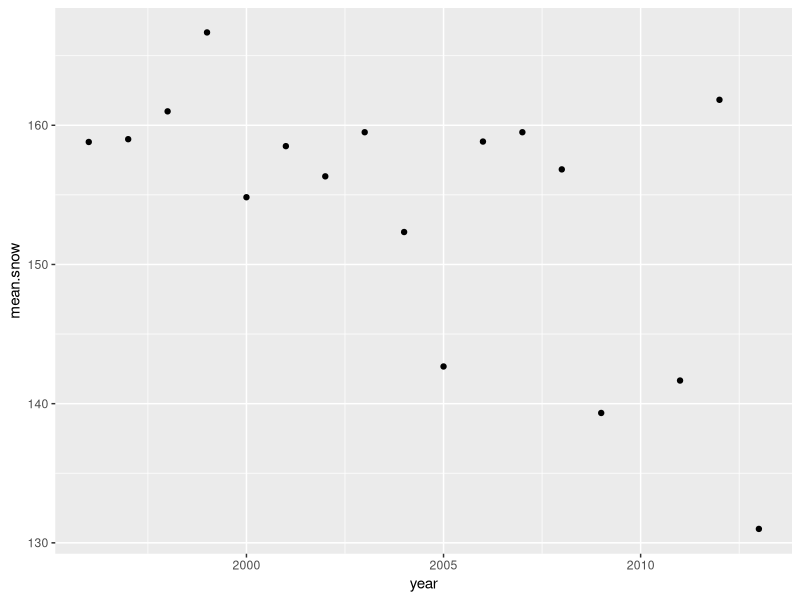
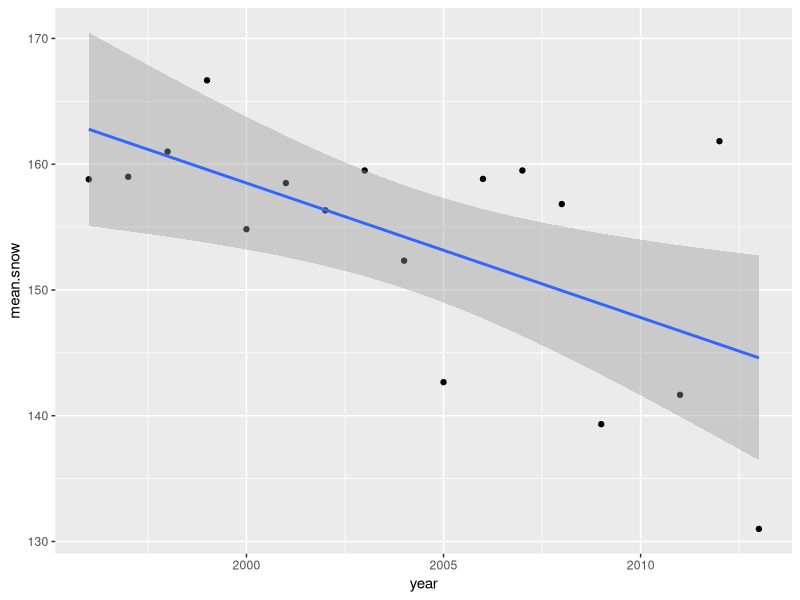
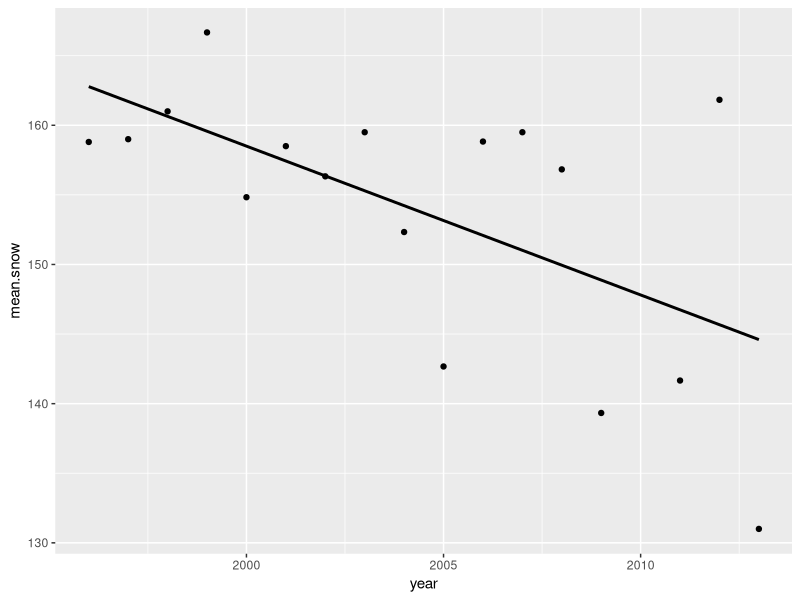
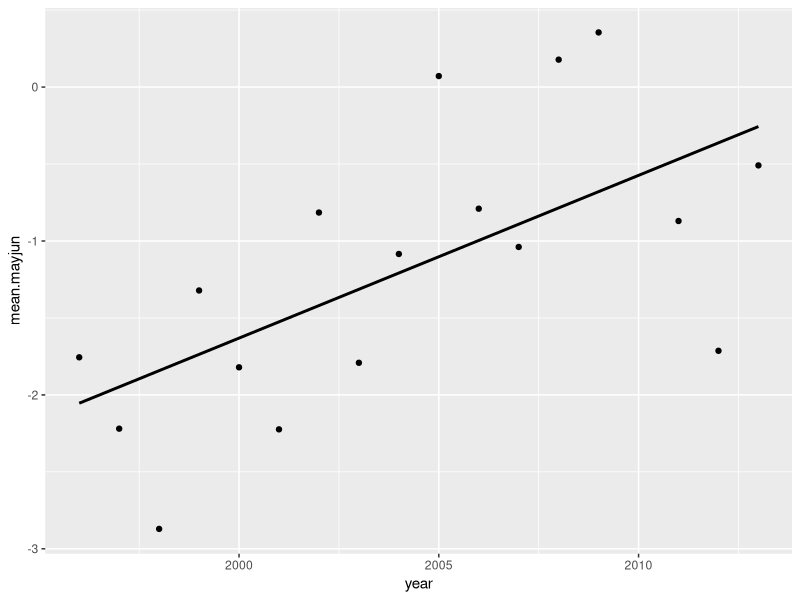
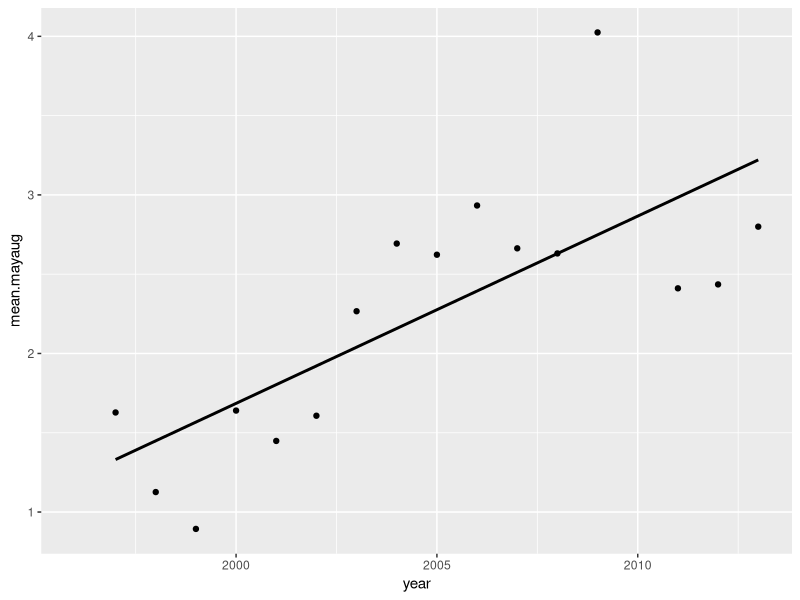
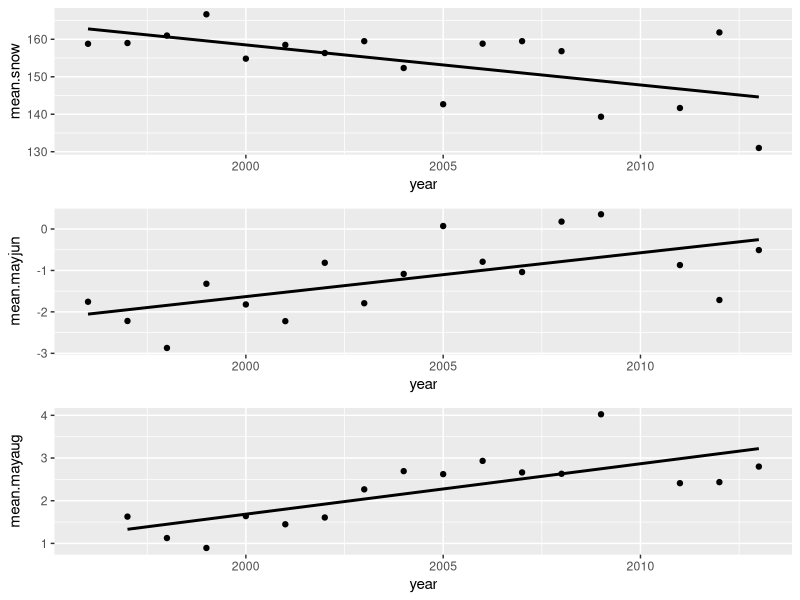
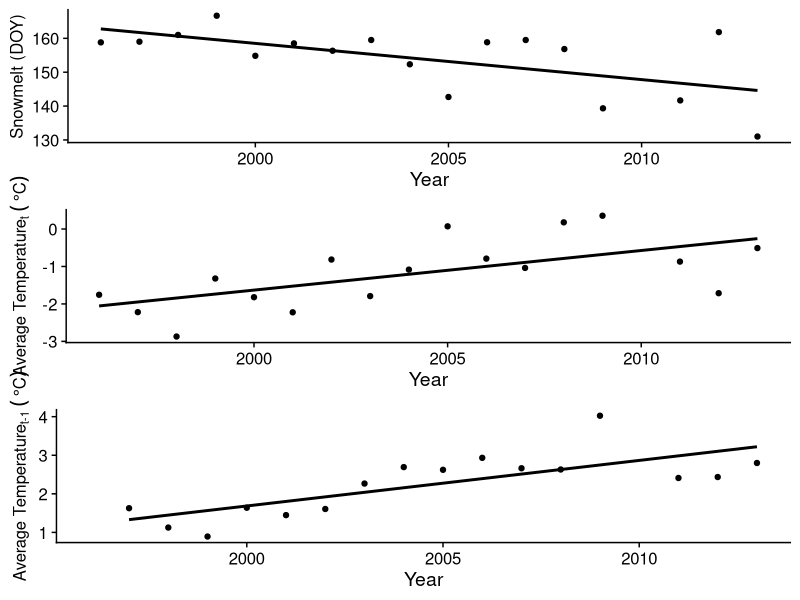

R code for these plots, in order: (Note: this script raises an error after producing the figures.)
## ---- chunk 1
library(knitr)
knitr::opts_chunk$set(tidy.opts=list(width.cutoff=60),tidy=TRUE)
## ---- chunk 2
#import the data
boloria=read.csv("data/boloria.csv")
colias=read.csv("data/colias.csv")
head(boloria) #look at one of the dataframes
## ---- chunk 3
library(tidyverse)
library(cowplot)
## ---- chunk 4
year.dat=boloria %>% group_by(year) %>% summarise(mean.snow=mean(snow), mean.mayjun=mean(mayjun), mean.mayaug=mean(mayaug.1))
year.dat
## ---- chunk 5
p1=ggplot(year.dat, aes(x=year, y=mean.snow)) +
  geom_point()
p1
## ---- chunk 6
p1=ggplot(year.dat, aes(x=year, y=mean.snow)) +
  geom_point() +
  stat_smooth(method="lm")
p1
## ---- chunk 7
p1=ggplot(year.dat, aes(x=year, y=mean.snow)) +
  geom_point() +
  stat_smooth(method="lm", se=FALSE, color="black")
p1
## ---- chunk 8
p2=ggplot(year.dat, aes(x=year, y=mean.mayjun)) +
  geom_point() +
  stat_smooth(method="lm", se=FALSE, color="black")
p2
## ---- chunk 9
p3=ggplot(year.dat, aes(x=year, y=mean.mayaug)) +
  geom_point() +
  stat_smooth(method="lm", se=FALSE, color="black")
p3
## ---- chunk 10
plot_grid(p1, p2, p3, align="v", nrow=3) 
## ---- chunk 11
p1=ggplot(year.dat, aes(x=year, y=mean.snow)) +
  geom_point() +
  stat_smooth(method="lm", se=FALSE, color="black") +
  theme_cowplot() +
  labs(y="Snowmelt (DOY)", x="Year") +
  theme(axis.title.y = element_text(size=12))

p2=ggplot(year.dat, aes(x=year, y=mean.mayjun)) +
  geom_point() +
  stat_smooth(method="lm", se=FALSE, color="black") +
  theme_cowplot() +
  labs(y=expression(paste("Average Temperature"["t"], 
    " ", (~degree * C))), x="Year") +
  theme(axis.title.y = element_text(size=12))

p3=ggplot(year.dat, aes(x=year, y=mean.mayaug)) +
  geom_point() +
  stat_smooth(method="lm", se=FALSE, color="black") +
  theme_cowplot() +
  labs(y=expression(paste("Average Temperature"["t-1"], " ", 
        (~degree * C))), x="Year") + 
  theme(axis.title.y = element_text(size=12))

plot_grid(p1, p2, p3, nrow=3)
## ---- chunk 12
fit.snow=lm(mean.snow~year, data=year.dat)
class(fit.snow)
## ---- chunk 13
summary(fit.snow)
## ---- chunk 14
knitr::include_graphics("images/Ex1_summary_fit.snow.png")
## ---- chunk 15
str(summary(fit.snow))
## ---- chunk 16
summary(fit.snow)$fstatistic
## ---- chunk 17
F.snow=round(summary(fit.snow)$fstatistic[1],3)
dfs.snow=summary(fit.snow)$fstatistic[2:3]
F.snow
dfs.snow
## ---- chunk 18
r2.snow=round(summary(fit.snow)$adj.r.squared,3)
slope.snow=round(summary(fit.snow)$coefficients[2,1],3)
p.snow=round(summary(fit.snow)$coefficients[2,4],3)
## ---- chunk 19
table.dat=data.frame(F.value=F.snow, df=paste(dfs.snow[1], dfs.snow[2], sep=","), r2=r2.snow, slope=slope.snow, p.value=p.snow)
table.dat
## ---- chunk 20
make.mod.table=function(model) {
  F.value=round(summary(model)$fstatistic[1],3)
  dfs=summary(model)$fstatistic[2:3]
  r2=round(summary(model)$adj.r.squared,3)
  slope=round(summary(model)$coefficients[2,1],3)
  P.value=round(summary(model)$coefficients[2,4],3)
  data.frame(F.value=F.value, df=paste(dfs[1], dfs[2], sep=","), r2=r2, slope=slope, P.value=P.value)
}

## ---- chunk 21
fit.mayjun=lm(mean.mayjun~year, data=year.dat)
fit.mayaug=lm(mean.mayaug~year, data=year.dat)
## ---- chunk 22
table.dats=lapply(list(fit.snow, fit.mayjun, fit.mayaug), make.mod.table)
table.dats
## ---- chunk 23
table.all=bind_rows(table.dats)
table.all
## ---- chunk 24
rownames(table.all)=c("snow", "may-june", "may-august")
table.all
## ---- chunk 25
knitr::kable(table.all, format="pipe", align='c')
## ---- chunk 26
wl.colias=colias %>% group_by(year, sex) %>% summarise(mean.WL=mean(WL)) #calculate the mean of WL by year and sex for the colias dataset.
head(wl.colias)
## ---- chunk 27
ggplot(wl.colias, aes(x=year, y=mean.WL, group=sex)) +
  geom_path() +
  geom_point(aes(fill=sex), pch=21, size=2) +
  scale_fill_manual(values=c("black", "white"))
## ---- chunk 28
sqrt(var(colias$WL)/length(colias$WL)) #the standard error of the mean of WL for the entire sample of Colias butterflies. 
## ---- chunk 29
se=function(x) {sqrt(var(x, na.rm=T)/length(which(is.na(x)==F)))} #create a new function called se() that will take a vector, x, and divide the variance of the vector by its length, then take its square-root.
## ---- chunk 30
se(colias$WL)
## ---- chunk 31
wl.colias=colias %>% group_by(year, sex) %>% summarise(mean.WL=mean(WL), se.WL=se(WL)) #calculate the mean of WL by year and sex for the colias dataset.
wl.colias
## ---- chunk 32
ggplot(wl.colias, aes(x=year, y=mean.WL, group=sex)) +
  geom_path() +
  geom_point(aes(fill=sex), pch=21, size=2) +
  scale_fill_manual(values=c("black", "white")) +
  geom_errorbar(aes(ymin=mean.WL-se.WL, ymax=mean.WL+se.WL))
## ---- chunk 33
p.2a=ggplot(wl.colias, aes(x=year, y=mean.WL, group=sex)) +
  geom_path() +
  geom_errorbar(aes(ymin=mean.WL-se.WL, ymax=mean.WL+se.WL), width=0.5) +
  geom_point(aes(fill=sex), pch=21, size=2) +
  scale_fill_manual(values=c("black", "white")) +
  theme_cowplot() +
  labs(y="Average Wing Length (mm)")
p.2a
## ---- chunk 34
wl.boloria=boloria %>% group_by(year, sex) %>% summarise(mean.WL=mean(WL), se.WL=se(WL)) 
## ---- chunk 35
p.2b=ggplot(wl.boloria, aes(x=year, y=mean.WL, group=sex)) +
  geom_path() +
  geom_errorbar(aes(ymin=mean.WL-se.WL, ymax=mean.WL+se.WL), width=0.5) +
  geom_point(aes(fill=sex), pch=21, size=2) +
  scale_fill_manual(values=c("black", "white")) +
  theme_cowplot() +
  labs(y="Average Wing Length (mm)")
p.2b
## ---- chunk 36
wl.boloria=boloria %>% group_by(year, sex) %>% summarise(mean.WL=mean(WL, na.rm=T), se.WL=se(WL)) #calculate the mean of WL by year and sex for the colias dataset.

p.2b=ggplot(wl.boloria, aes(x=year, y=mean.WL, group=sex)) +
  geom_path() +
  geom_errorbar(aes(ymin=mean.WL-se.WL, ymax=mean.WL+se.WL), width=0.5) +
  geom_point(aes(fill=sex), pch=21, size=2) +
  scale_fill_manual(values=c("black", "white")) +
  theme_cowplot() +
  labs(y="Average Wing Length (mm)")
p.2b
## ---- chunk 37
p.2a=ggplot(wl.colias, aes(x=year, y=mean.WL, group=sex)) +
  geom_path(data=wl.colias %>% filter(year<2010)) +
  geom_path(data=wl.colias %>% filter(year>2010)) +
  geom_errorbar(aes(ymin=mean.WL-se.WL, ymax=mean.WL+se.WL), width=0.5) +
  geom_point(aes(fill=sex), pch=21, size=2) +
  scale_fill_manual(values=c("black", "white")) +
  theme_cowplot() +
  labs(y="Average Wing Length (mm)")
p.2a
## ---- chunk 38
p.2b=ggplot(wl.boloria, aes(x=year, y=mean.WL, group=sex)) +
  geom_path(data=wl.boloria %>% filter(year<2010)) +
  geom_path(data=wl.boloria %>% filter(year>2010)) +
  geom_errorbar(aes(ymin=mean.WL-se.WL, ymax=mean.WL+se.WL), width=0.5) +
  geom_point(aes(fill=sex), pch=21, size=2) +
  scale_fill_manual(values=c("black", "white")) +
  theme_cowplot() +
  labs(y="Average Wing Length (mm)")
p.2b
## ---- chunk 39
wl.colias %>% left_join(., year.dat)
## ---- chunk 40
wl.colias=wl.colias %>% left_join(., year.dat)
wl.boloria=wl.boloria %>% left_join(., year.dat)
## ---- chunk 41
ggplot(wl.colias, aes(x=mean.mayaug, y=mean.WL, fill=sex)) +
  geom_point(pch=21, size=2) +
  scale_fill_manual(values=c("black", "white")) +
  stat_smooth(method="lm", se=F, color="black") 
## ---- chunk 42
p.2c=ggplot(wl.colias, aes(x=mean.mayaug, y=mean.WL, fill=sex)) +
  geom_point(pch=21, size=2) +
  scale_fill_manual(values=c("black", "white")) +
  stat_smooth(method="lm", se=F, color="black") +
  theme_cowplot() +
  labs(x = "May-Aug temp (t-1)", y = "average wing length (mm)")
p.2c
## ---- chunk 43
p.2d=ggplot(wl.boloria, aes(x=mean.mayaug, y=mean.WL, fill=sex)) +
  geom_point(pch=21, size=2) +
  scale_fill_manual(values=c("black", "white")) +
  stat_smooth(method="lm", se=F, color="black") +
  theme_cowplot() +
  labs(x = "May-Aug temp (t-1)", y = "average wing length (mm)")
p.2d
## ---- chunk 44
plot_grid(p.2a, p.2c, p.2b, p.2d, nrow=2)

